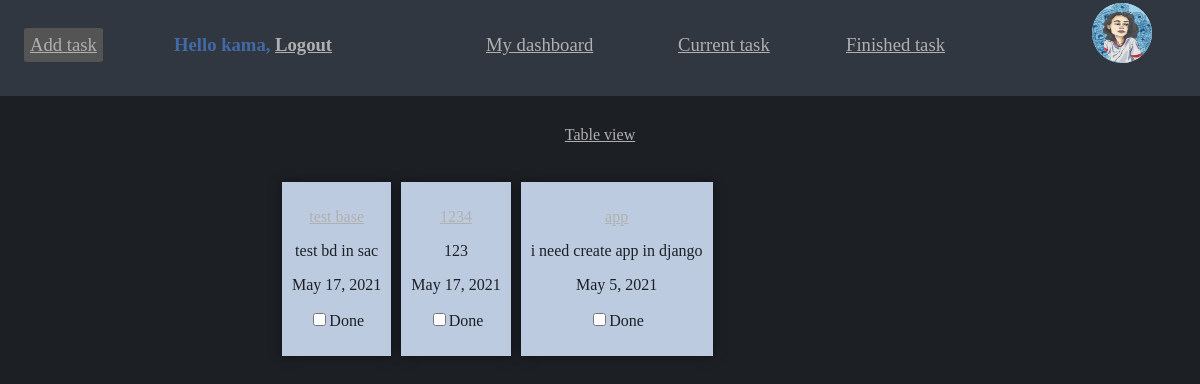
The page /current-task (signed in) on the database its author committed.
### task/models.py (models this page shows, shortened)
class Profile(models.Model):
    user = models.OneToOneField(settings.AUTH_USER_MODEL, on_delete=models.CASCADE)
    date_of_birth = models.DateField(blank=True, null=True)
    photo = models.ForeignKey(Image, related_name='img', on_delete=models.CASCADE)

class Image(models.Model):
    id_image = models.AutoField(primary_key=True)
    user = models.OneToOneField(settings.AUTH_USER_MODEL, on_delete=models.CASCADE)
    image = models.ImageField(upload_to='users/', default='/users/default.png')

class Note(models.Model):
    id_task = models.AutoField(primary_key=True)
    id_theme = models.ForeignKey(Theme, related_name='theme', on_delete=models.CASCADE, blank = True)
    user = models.ForeignKey(Profile, on_delete=models.CASCADE)
    name = models.CharField(max_length=50)
    short_description = models.CharField(max_length=2000)
    deadline = models.DateField( ("Date"), default=date.today, blank=False)
    done = models.BooleanField(default=False)
    def __str__(self):
        return self.name

### task/views.py (the view)
# urls.py: path('current-task', views.current_tasks, name='current_tasks'),
def current_tasks(request):
    tasks = Note.objects.filter(user=request.user.profile).filter(done=False).order_by('-deadline')
    count = tasks.count()
    print(tasks)
    return render(request, 'task/current_tasks.html',{
        'tasks': tasks,
        'count': count,
    })

### task/templates/task/current_tasks.html (shortened to what this page needs)
{% extends "base.html" %}
{% block page %}
    <div class="text-page page-content">
        <a href="{% url 'table-task'%}"  class=" btn " vlink="#bdcbe0" text-align="top">Table view</a>
         {% if count == 0 %}
            <h> You don't have current tasks. Add any task!</h>
        {% else %}
            <table class=" table">
                <tbody>
                <tr>
                {% for task in tasks %}
                    <td></td>
                    <td class="cells-shadow text-cells">
                        <p><a href="{% url "task" task.id_task%}">{{ task.name }}</a></p>
                        <p>{{ task.short_description }}</p>
                        <p>{{ task.deadline }}</p>
                        <p><input type="checkbox" name="{{task.id}}" value="done">Done</p>
                    </td>
                    <td></td>
                {% endfor %}
                </tr>
            </tbody>
            </table>
        {% endif %}
    </div>
{% endblock %}

### task/templates/base.html (shortened to what this page needs)
{% load static %}
<!DOCTYPE html>
<html lang="ru">
<head>
     <link rel="stylesheet" href="{% static 'css/style.css' %}">
</head>
<body>
        <div id="header" class="sidebar text-header ">
            {% if request.user.is_authenticated %}
                <ul class="menu">
                <div link="#ffcc00" vlink="#426aa6" alink="#ff0000">
                    <a href="{% url "profile-user" %}"><img  src="../media/{{ request.user.profile.photo.image }}" class="logo exmp3"></a>
                    <a href="{% url "add_tasks" %}" class="btn-at">Add task</a>
                    <a href="{% url "dashboard" %}" class="btn-header btn-profile" vlink="#426aa6" alink="#ff0000">My dashboard</a>
                    <a href="{% url "current_tasks" %}" class="btn-header btn-cur" vlink="#426aa6" alink="#ff0000">Current task</a>
                    <a href="{% url "finished_tasks" %}" class="btn-header btn-fin" vlink="#426aa6" alink="#ff0000">Finished task</a>
                 </div>
                </ul>
            {% endif %}
            <span >
                {% if request.user.is_authenticated %}
                    <h4 class="user btn-header text-header">Hello {{ request.user.first_name }},
                        <a href="{% url "logout" %}">Logout</a></h4>
                {% else %}
                    <a href="{% url "profile-user" %}"><img src="../../media/users/default.png" class="logo exmp3"></a>
                    <a href="{% url "login" %}" class="user btn-header text-header">Log-in</a>
                {% endif %}
            </span>
        </div>
    {% block page %}
    {% endblock %}
</body>
</html>

### task/static/css/style.css (style rules this page uses)
body { background-color: #1c2025; overflow: auto; }
.table { border-color: #e80000; padding: 3%; position: absolute; left: 20%; right: 20%; }
.text-header { color: #426aa6; top: 3%; left: 14%; }
.text-page { color: #b0b0b0; }
.text-cells { color: #1c2025; }
.page-content { text-align:center; padding: 10%; }
.logo { background-color: #bdcbe0; position: absolute; width: 60px; height: 60px; top: 3%; left: 91%; border-radius: 50%; }
.btn-at { top: 29%; left: 2%; background-color: #545454; position: absolute; border-radius: 5%; padding:0.5%; font-size:14pt; }
.btn-profile { top: 29%; left: 40%; }
.btn-cur { top: 29%; left: 56%; }
.btn-fin { top: 29%; left: 70%; }
.btn-header { background-color: #313740; padding: 0.5%; position: absolute; font-size:14pt; }
a { color:#b0b0b0; }
.sidebar { height: 12%; width: 100%; position: fixed; top: 0; left: 0; padding: 0; background-color: #313740; overflow: auto; }

### rows shown on the page
Note: name "test base", short_description "test bd in sac", deadline "May 17, 2021"
Note: name "1234", short_description "123", deadline "May 17, 2021"
Note: name "app", short_description "i need create app in django", deadline "May 5, 2021"

### other values the page prints
{{ request.user.first_name }} "kama"
